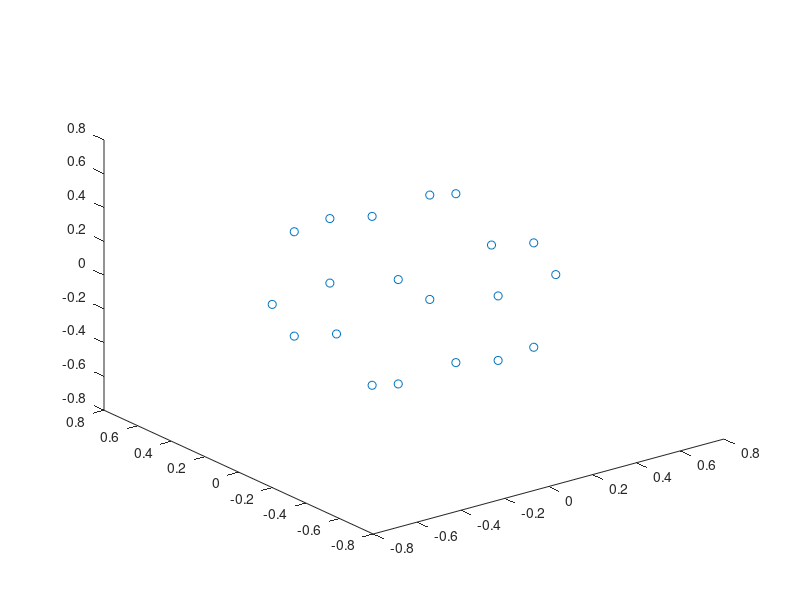

MATLAB code for this plot:
% generate default ambisonic speaker configurations. 
% coords from http://paulbourke.net/geometry/platonic/

% 2nd order: icosahedron
ico =  ...
[-0.5000         0   -0.3090; ...
-0.5000         0    0.3090; ...
-0.3090   -0.5000         0; ...
-0.3090    0.5000         0; ...
      0   -0.3090   -0.5000; ...
      0   -0.3090    0.5000; ...
      0    0.3090   -0.5000; ...
      0    0.3090    0.5000; ...
0.3090   -0.5000         0; ...
0.3090    0.5000         0; ...
0.5000         0   -0.3090; ...
0.5000         0    0.3090];

plot3(ico(:,1), ico(:,2), ico(:,3), 'o');
[TH,PHI,R] = cart2sph(ico(:,1), ico(:,2), ico(:,3));
icoSph = [rad2deg(TH),rad2deg(PHI),R];
icoSph

% 3rd order: dodecahedron
dode = [ ...
   -0.5000   -0.1910         0; ...
   -0.5000    0.1910         0; ...
   -0.3090   -0.3090   -0.3090; ...
   -0.3090   -0.3090    0.3090; ...
   -0.3090    0.3090   -0.3090; ...
   -0.3090    0.3090    0.3090; ...
   -0.1910         0   -0.5000; ...
   -0.1910         0    0.5000; ...
         0   -0.5000   -0.1910; ...
         0   -0.5000    0.1910; ...
         0    0.5000   -0.1910; ...
         0    0.5000    0.1910; ...
    0.1910         0   -0.5000; ...
    0.1910         0    0.5000; ...
    0.3090   -0.3090   -0.3090; ...
    0.3090   -0.3090    0.3090; ...
    0.3090    0.3090   -0.3090; ...
    0.3090    0.3090    0.3090; ...
    0.5000   -0.1910         0; ...
    0.5000    0.1910         0];    

plot3(dode(:,1), dode(:,2), dode(:,3), 'o');
[TH,PHI,R] = cart2sph(dode(:,1), dode(:,2), dode(:,3));
dodeSph = [rad2deg(TH),rad2deg(PHI),R];
dodeSph